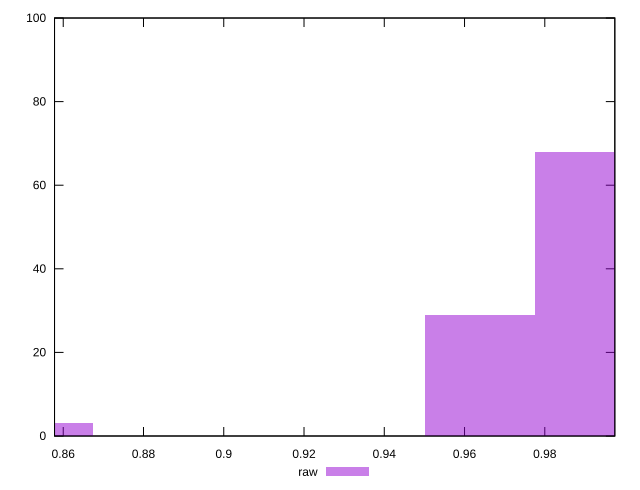

This chart was generated by the following gnuplot code:
reset

$raw <<EOF
0.9914171075737996 68
0.9638777434745274 29
0.8537202870774385 3
EOF

set key outside below
set boxwidth 0.027539364099272212
set xrange [0.857831345976873:0.9974497564732672]
set yrange [0:100]
set trange [0:100]
set style fill transparent solid 0.5 noborder
set terminal svg size 640, 490 enhanced background rgb 'white'
set output "reports/report_00032_2021-02-25T10-28-15.087Z/meta/pScore/samples/agenda/raw/histogram.svg"

plot $raw title "raw" with boxes

reset
